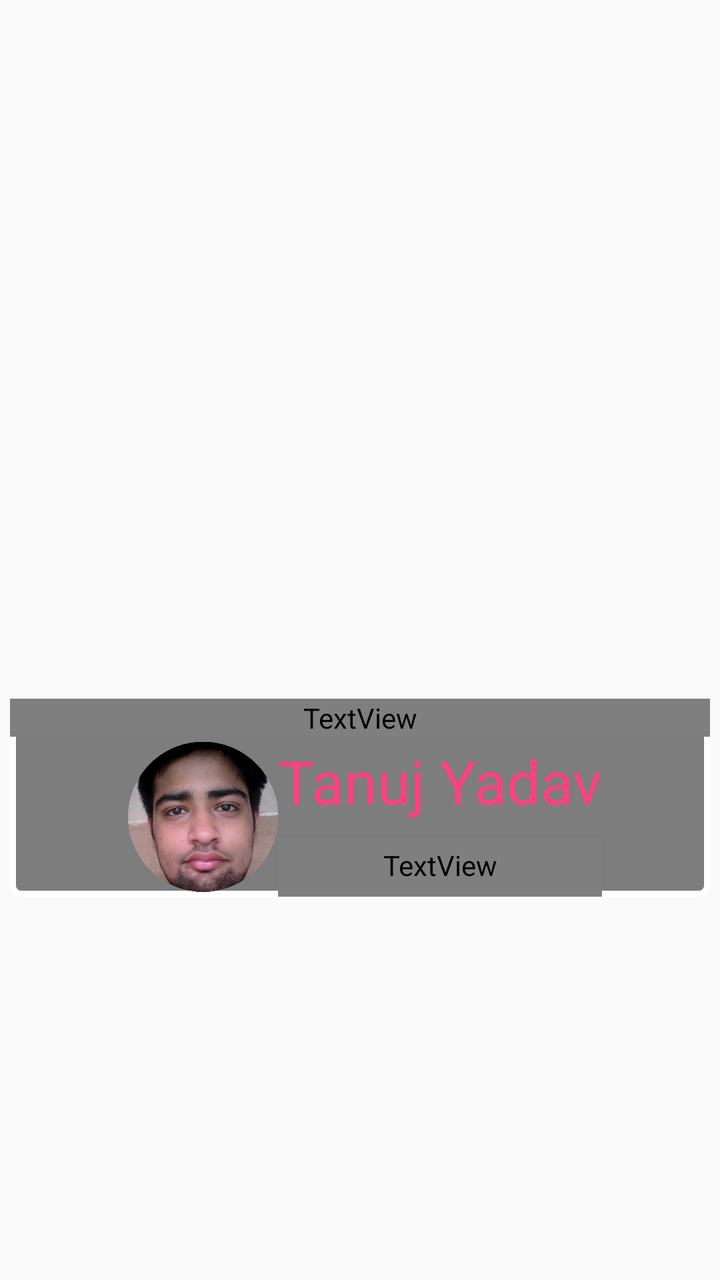
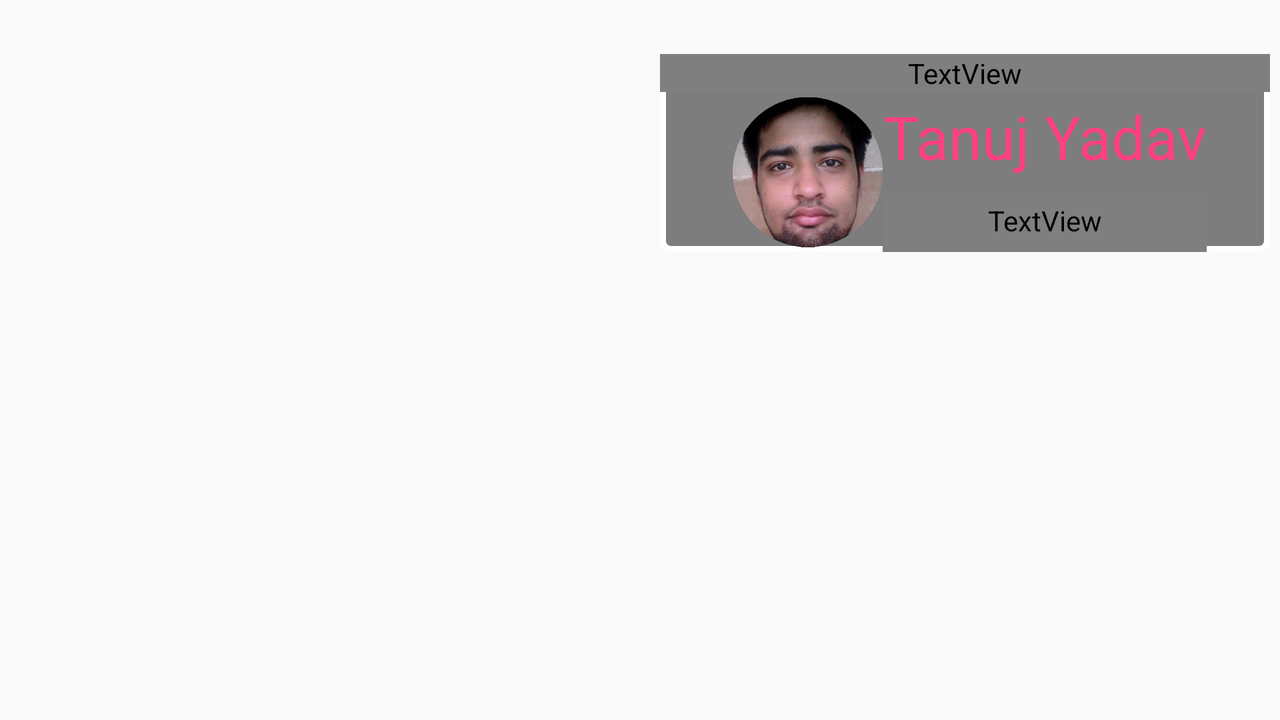

The same Android screen from two of the app's own layout files: first res/layout/ as a phone draws it, then the repository's variant for another configuration, drawn on a device whose configuration selects that folder. Both files follow.
<!-- AndroidManifest.xml: application theme AppTheme -->
<!-- res/layout/fragment_aboutreal.xml -->
<FrameLayout xmlns:android="http://schemas.android.com/apk/res/android"
    xmlns:tools="http://schemas.android.com/tools"
    android:layout_width="match_parent"
    android:layout_height="match_parent"
    tools:context="com.codingclub.tanujyadav.codingclub.AboutrealFragment">

    

    <LinearLayout
        android:layout_width="match_parent"
        android:layout_height="match_parent"
        android:orientation="vertical">

        <ImageView
            android:id="@+id/imvvv"
        android:layout_width="wrap_content"
        android:layout_height="0dp"

            android:layout_weight="1"
android:layout_marginLeft="@dimen/feed_item_padding_bottom"
android:layout_marginBottom="@dimen/feed_item_padding_bottom"
            android:layout_marginRight="@dimen/feed_item_padding_bottom"
       />

        <ScrollView
            android:layout_width="match_parent"
            android:layout_height="0dp"
            android:layout_weight="1"
            android:paddingRight="@dimen/feed_item_padding_bottom"
            android:paddingLeft="@dimen/feed_item_padding_bottom"
            android:paddingBottom="@dimen/feed_item_padding_bottom">

            <LinearLayout
                android:layout_width="match_parent"
                android:layout_height="wrap_content"
                android:orientation="vertical">

            <TextView
                android:id="@+id/aboutus"
                android:layout_width="match_parent"
                android:layout_height="wrap_content"
                android:textAlignment="center"
                android:textColor="@android:color/holo_green_light"
                android:textSize="@dimen/ap2"/>

               <LinearLayout
                   android:layout_width="match_parent"
                   android:layout_height="wrap_content"
                   android:orientation="vertical"
                   android:background="@drawable/back">
                <TextView
                    android:id="@+id/devby"
                    android:layout_width="match_parent"
                    android:layout_height="wrap_content"
                    android:text="@string/app_developed_by"
                    android:textStyle="bold"
                    android:textColor="@color/errorColor"
                    android:textSize="@dimen/far1"
                    android:shadowColor="#f29373"
                    android:shadowDx="5"
                    android:shadowDy="5"
                    android:shadowRadius="5"
                    android:textAlignment="center"/>

                <LinearLayout
                    android:layout_width="wrap_content"
                    android:layout_height="wrap_content"
                    android:orientation="horizontal"
                    android:layout_gravity="center">

                    <ImageView
                        android:layout_width="@dimen/far2"
                        android:layout_height="@dimen/far2"
                        android:src="@drawable/devby"
                        android:paddingLeft="@dimen/feed_item_padding_bottom"
                        />
                    <LinearLayout
                        android:layout_width="wrap_content"
                        android:layout_height="match_parent"

                        android:orientation="vertical">
                    <TextView
                        android:layout_width="match_parent"
                        android:layout_height="wrap_content"
                        android:text="@string/tanuj_yadav"
                        android:textAlignment="center"
                        android:textColor="@color/colorAccent"
                        android:layout_weight="1"
                        android:textSize="@dimen/far1"
                        android:paddingTop="@dimen/far3"/>
                        <TextView
                            android:layout_width="match_parent"
                            android:layout_height="wrap_content"
                            android:text="@string/tanujyadav171997_gmail_com"
                            android:textSize="@dimen/far4"
                            android:paddingBottom="@dimen/far5"
                            android:textColor="@color/authui_colorPrimary"
                            android:layout_weight="1"/>
                    </LinearLayout>
                </LinearLayout>
               </LinearLayout>
            </LinearLayout>
        </ScrollView>
    </LinearLayout>


</FrameLayout>
<!-- resources referenced by this layout -->
<resources>
  <color name="colorAccent">#FF4081</color>
  <dimen name="ap2">20sp</dimen>
  <dimen name="far1">30sp</dimen>
  <dimen name="far2">80dp</dimen>
  <dimen name="far3">2dp</dimen>
  <dimen name="far4">15sp</dimen>
  <dimen name="far5">2dp</dimen>
  <dimen name="feed_item_padding_bottom">5dp</dimen>
  <!-- drawable back (drawable) -->
  <?xml version="1.0" encoding="utf-8"?>
  <shape xmlns:android="http://schemas.android.com/apk/res/android" >
      <stroke android:width="3dp"
          android:color="#ffff" />
  
      <corners android:radius="4dp" />
  
      <gradient android:angle="270"
          android:centerColor="#80000000"
          android:endColor="#80000000"
          android:startColor="#80000000" />
  </shape>
  <!-- drawable devby: jpg bitmap (drawable, 131526 bytes) -->
  <string name="app_developed_by">App Developed by</string>
  <string name="tanuj_yadav">Tanuj Yadav</string>
  <string name="tanujyadav171997_gmail_com">tanujyadav171997@gmail.com</string>
  <style name="AppTheme" parent="Theme.AppCompat.Light.DarkActionBar">
          
          <item name="colorPrimary">#2f2a2a</item>
          <item name="colorPrimaryDark">@color/colorPrimaryDark</item>
          <item name="colorAccent">#307de7</item>
      </style>
  <color name="colorPrimaryDark">#303F9F</color>
</resources>
<!-- res/layout-land/fragment_aboutreal.xml (the repository's variant of the layout above) -->
<!-- drawn on the phone turned sideways -->
<FrameLayout xmlns:android="http://schemas.android.com/apk/res/android"
    xmlns:tools="http://schemas.android.com/tools"
    android:layout_width="match_parent"
    android:layout_height="match_parent"
    tools:context="com.codingclub.tanujyadav.codingclub.AboutrealFragment">

    

    <LinearLayout
        android:layout_width="match_parent"
        android:layout_height="match_parent"
        android:orientation="horizontal">

        <ImageView
            android:id="@+id/imvvv"
        android:layout_width="0dp"
        android:layout_height="match_parent"

            android:layout_weight="1"
android:layout_marginLeft="@dimen/feed_item_padding_bottom"
android:layout_marginBottom="@dimen/feed_item_padding_bottom"
            android:layout_marginRight="@dimen/feed_item_padding_bottom"
       />

        <ScrollView
            android:layout_width="0dp"
            android:layout_height="match_parent"
            android:layout_weight="1"
            android:paddingRight="@dimen/feed_item_padding_bottom"
            android:paddingLeft="@dimen/feed_item_padding_bottom"
            android:paddingBottom="@dimen/feed_item_padding_bottom">

            <LinearLayout
                android:layout_width="match_parent"
                android:layout_height="wrap_content"
                android:orientation="vertical">

            <TextView
                android:id="@+id/aboutus"
                android:layout_width="match_parent"
                android:layout_height="wrap_content"

                android:textColor="@android:color/holo_green_light"
                android:textSize="@dimen/ap2"/>

               <LinearLayout
                   android:layout_width="match_parent"
                   android:layout_height="wrap_content"
                   android:orientation="vertical"
                   android:background="@drawable/back">
                <TextView
                    android:id="@+id/devby"
                    android:layout_width="match_parent"
                    android:layout_height="wrap_content"
                    android:text="@string/app_developed_by"
                    android:textStyle="bold"
                    android:textColor="@color/errorColor"
                    android:textSize="@dimen/far1"
                    android:shadowColor="#f29373"
                    android:shadowDx="5"
                    android:shadowDy="5"
                    android:shadowRadius="5"
                    android:textAlignment="center"/>

                <LinearLayout
                    android:layout_width="wrap_content"
                    android:layout_height="wrap_content"
                    android:orientation="horizontal"
                    android:layout_gravity="center">

                    <ImageView
                        android:layout_width="@dimen/far2"
                        android:layout_height="@dimen/far2"
                        android:src="@drawable/devby"
                        android:paddingLeft="@dimen/feed_item_padding_bottom"
                        />
                    <LinearLayout
                        android:layout_width="wrap_content"
                        android:layout_height="match_parent"

                        android:orientation="vertical">
                    <TextView
                        android:layout_width="match_parent"
                        android:layout_height="wrap_content"
                        android:text="@string/tanuj_yadav"
                        android:textAlignment="center"
                        android:textColor="@color/colorAccent"
                        android:layout_weight="1"
                        android:textSize="@dimen/far1"
                        android:paddingTop="@dimen/far3"/>
                        <TextView
                            android:layout_width="match_parent"
                            android:layout_height="wrap_content"
                            android:text="@string/tanujyadav171997_gmail_com"
                            android:textSize="@dimen/far4"
                            android:paddingBottom="@dimen/far5"
                            android:textColor="@color/authui_colorPrimary"
                            android:layout_weight="1"/>
                    </LinearLayout>
                </LinearLayout>
               </LinearLayout>
            </LinearLayout>
        </ScrollView>
    </LinearLayout>


</FrameLayout>
